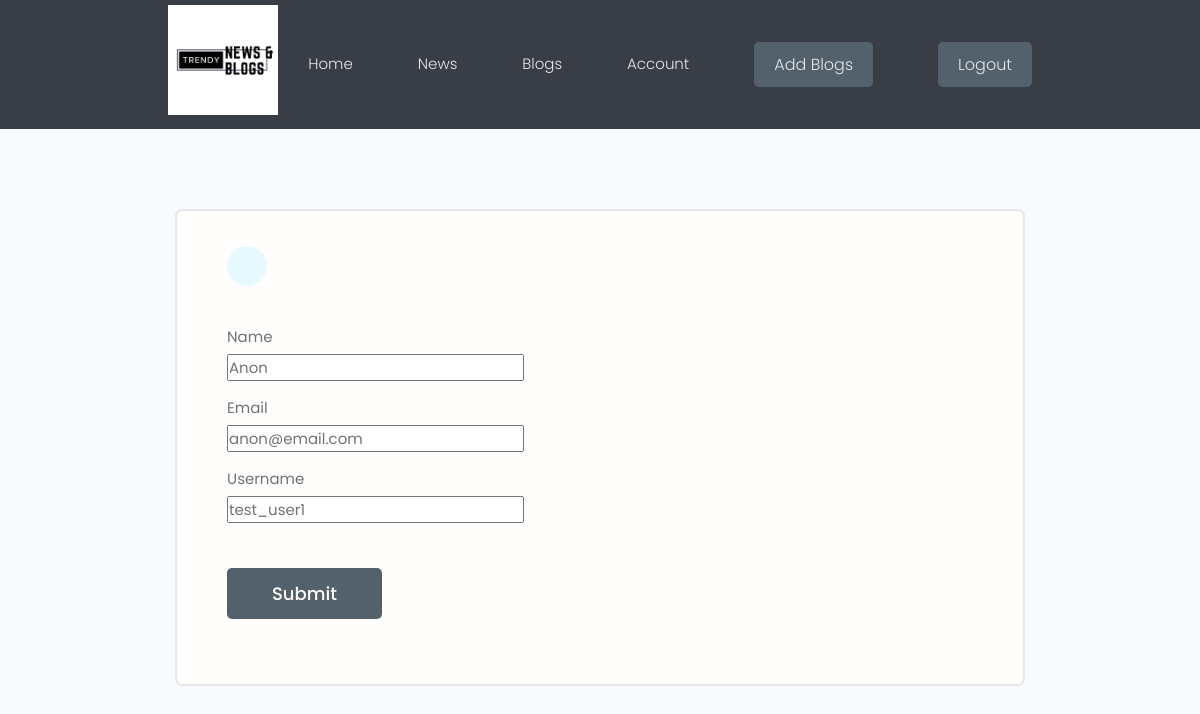
The app's page /edit-account (signed in) with its own data.
### news/models.py (models this page shows, shortened)
class Profile(models.Model):
    user = models.OneToOneField(User, on_delete=models.CASCADE, null=True, blank=True)
    name = models.CharField(max_length=200, blank=True, null=True)
    email = models.EmailField(max_length=500, blank=True, null=True)
    username = models.CharField(max_length=200, blank=True, null=True)
    created = models.DateTimeField(auto_now_add=True)
    id = models.UUIDField(default=uuid.uuid4, unique=True,
                          primary_key=True, editable=False)
    class Meta:
        ordering = ['created']

### news/views.py (the view)
# urls.py: path('edit-account', views.editAccount, name="edit-account"),
@login_required(login_url='login')
def editAccount(request):
    profile =  request.user.profile
    form = ProfileForm(instance=profile)
    if request.method == "POST":
        form = ProfileForm(request.POST, instance=profile)
        if form.is_valid():
            form.save()
            return redirect('account')
    context = {'form':form}
    return render(request, 'profile_form.html', context)

### news/forms.py
class ProfileForm(ModelForm):
    class Meta:
        model = Profile
        fields = ['name', 'email', 'username']
    def __init__(self, *args, **kwargs):
        super(ProfileForm, self).__init__(*args, **kwargs)

### templates/profile_form.html (shortened to what this page needs)
{% extends 'base.html' %} {% block content %}
<main class="formPage my-xl">
  <div class="content-box">
    <div class="formWrapper">
      <a class="backButton" href="{% url 'account' %}"></a>
      <br />
      <form
        class="form"
        method="post"
        action="{% url 'edit-account' %}"
        enctype="multipart/form-data"
      >
        {% for field in form %}
        <div class="form__field">
          <label for="formInput#text">{{field.label}} </label>
          {{field}}
        </div>
        {% endfor %}
        <input
          class="btn btn--sub btn--lg my-md"
          type="submit"
          value="Submit"
        />
      </form>
    </div>
  </div>
</main>
{% endblock content %}

### static/styles/app.css (style rules this page uses)
:root { --color-sub: #393E46; }
.btn--sub { background-color: var(--color-sub-light); }
.content-box { width: 95%; max-width: 85rem; margin: 0 auto; }
.backButton { background: var(--color-main-light); color: var(--color-main); width: 4rem; height: 4rem; display: flex; align-items: center; justify-content: center; border-radius: 50%; }
.formPage .formWrapper { list-style: none; background: var(--color-white); padding: 3.5rem 5rem; border: 2px solid var(--color-light); border-radius: 0.7rem; }

### static/uikit/styles/modules/_variables.css (style rules this page uses)
:root { --color-main: #5aa5b9; --color-main-light: #e6faff; --color-sub: #0F4C75; --color-sub-light: #52616B; --color-sub-lighter: #ededfd; --color-text: #737373; --color-gray: #8b8b8b; --color-light: #e5e7eb; --color-light-gray: #767676; --color-bg: #f8fafd; --color-white: #fffefd; --color-white-light: #f3f3f3; --color-success: #359e64; --color-success-bg: #def8e8; --color-error: #fc4b0b; --color-error-bg: #fff2ee; --font-base: 'Poppins', arial, helvetica, 'Segoe UI', roboto, ubuntu, sans-serif; --font-monospace: 'Fira Code', 'Courier New', courier, monospace; --font-regular: 300; --font-medium: 500; --font-bold: 700; --generic-shadow: 1px 1px 5px #00000010; --generic-transition: all 0.3s ease-in-out; }

### static/uikit/styles/modules/_base.css (style rules this page uses)
* { margin: 0; padding: 0; box-sizing: border-box; text-rendering: optimizeLegibility; color: inherit; font-size: inherit; }
html { font-size: 50%; }
@media only screen and (min-width: 480px) { html { font-size: 56.25%; } }
@media only screen and (min-width: 1200px) { html { font-size: 62.5%; } }
body { line-height: 1.6; font-weight: 400; font-size: 1.5rem; color: var(--color-text); background-color: var(--color-bg); min-height: 100vh; }

### static/uikit/styles/modules/_typography.css (style rules this page uses)
* { font-family: var(--font-base); }
a { padding-bottom: 2px; text-decoration: none; display: inline-block; color: var(--color-main); font-weight: var(--font-medium); }

### static/uikit/styles/modules/_utilities.css (style rules this page uses)
.my-md { margin: 3rem auto; }
.my-xl { margin: 8rem auto; }

### static/uikit/styles/modules/_button.css (style rules this page uses)
.btn { display: inline-block; position: relative; cursor: pointer; background-color: var(--color-light); font-weight: var(--font-medium); color: var(--color-sub); text-decoration: none; padding: 1rem 2rem; border-radius: 0.5rem; border: none; width: -webkit-fit-content; width: -moz-fit-content; width: fit-content; height: -webkit-fit-content; height: -moz-fit-content; height: fit-content; font-size: 1.6rem; outline-width: 0; outline-color: transparent; -webkit-backface-visibility: hidden; backface-visibility: hidden; transition: all 0.3s ease-in-out; }
.btn--sub { background-color: var(--color-sub); color: var(--color-white); }
.btn--lg { font-size: 1.8rem; padding: 1.2rem 4.5rem; }

### static/uikit/styles/modules/_form.css (style rules this page uses)
.form { display: block; }
.form__field { margin-top: 1.5rem; margin-bottom: 1.5rem; }
.form__label, .form__field > label { display: block; margin-bottom: 0.5rem; color: var(--color-text); }

### records on screen
Profile: form "Anon" "anon@email.com" "test_user1"

### other values on screen
{{ field.label }} "Name" "Email" "Username"
